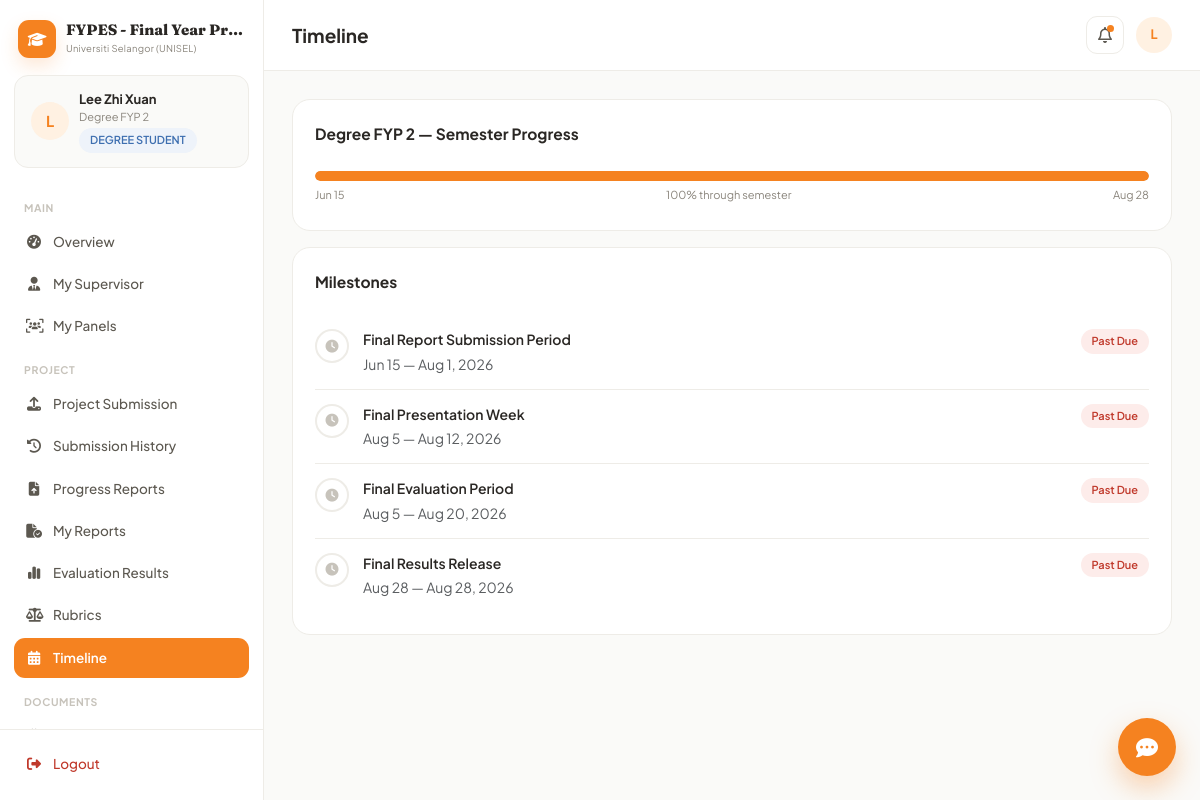
Screenshot of /dashboard/student/index.php?view=timeline (signed in) with the database file from the repository.
### tables this page shows
CREATE TABLE `students` (
  `id` int(11) NOT NULL AUTO_INCREMENT,
  `user_id` int(11) NOT NULL,
  `matric_number` varchar(30) NOT NULL,
  `level` enum('diploma','degree') NOT NULL,
  `programme` varchar(150) DEFAULT NULL,
  `faculty` varchar(150) DEFAULT NULL,
  `programme_type` enum('diploma_fyp1','diploma_fyp2','degree_fyp1','degree_fyp2') NOT NULL,
  `project_title` varchar(255) DEFAULT NULL,
  `supervisor_id` int(11) DEFAULT NULL,
  `assessor_id` int(11) DEFAULT NULL,
  `presentation_date` datetime DEFAULT NULL,
  `age` int(11) DEFAULT NULL,
  `gender` enum('male','female','other') DEFAULT NULL,
  PRIMARY KEY (`id`),
  UNIQUE KEY `matric_number` (`matric_number`),
  KEY `user_id` (`user_id`),
  KEY `supervisor_id` (`supervisor_id`),
  KEY `fk_students_assessor` (`assessor_id`),
  CONSTRAINT `fk_students_assessor` FOREIGN KEY (`assessor_id`) REFERENCES `lecturers` (`id`) ON DELETE SET NULL,
  CONSTRAINT `students_ibfk_1` FOREIGN KEY (`user_id`) REFERENCES `users` (`id`) ON DELETE CASCADE
);

CREATE TABLE `timelines` (
  `id` int(11) NOT NULL AUTO_INCREMENT,
  `programme_type` enum('diploma_fyp1','diploma_fyp2','degree_fyp1','degree_fyp2') NOT NULL,
  `event_name` varchar(150) NOT NULL,
  `event_type` enum('submission','evaluation','result_release','presentation') NOT NULL,
  `start_date` date NOT NULL,
  `end_date` date NOT NULL,
  `created_by` int(11) DEFAULT NULL,
  `created_at` datetime NOT NULL DEFAULT current_timestamp(),
  PRIMARY KEY (`id`)
);

### includes/functions.php (called while the page is built, shortened)
<?php
function safeRun(PDO $pdo, string $sql, array $params = []) {
    try {
        $stmt = $pdo->prepare($sql);
        $stmt->execute($params);
        return $stmt;
    } catch (PDOException $e) {
        error_log('FYPES SQL error: ' . $e->getMessage() . ' | SQL: ' . $sql);
        throw $e;
    }
}
function e(?string $str): string {
    return htmlspecialchars($str ?? '', ENT_QUOTES, 'UTF-8');
}
function programmeTypeLabel(string $pt): string {
    return [
        'diploma_fyp1' => 'Diploma FYP 1',
        'diploma_fyp2' => 'Diploma FYP 2',
        'degree_fyp1' => 'Degree FYP 1',
        'degree_fyp2' => 'Degree FYP 2',
    ][$pt] ?? $pt;
}
function getSetting(PDO $pdo, string $key, ?string $default = null): ?string {
    static $cache = [];
    $stmt = safeRun($pdo, 'SELECT setting_value FROM system_settings WHERE setting_key=?', [$key]);
    $row = $stmt ? $stmt->fetch() : null;
    return $cache[$key] = ($row['setting_value'] ?? $default);
}
function studentAccessBlocked(PDO $pdo, ?string $onDate = null): bool {
    $start = trim((string)getSetting($pdo, 'student_access_block_start', ''));
    $end = trim((string)getSetting($pdo, 'student_access_block_end', ''));
    if ($start === '' || $end === '') return false;
    $date = $onDate ?: date('Y-m-d');
    return $date >= $start && $date <= $end;
}
function studentSemesterId(PDO $pdo, int $studentId): ?int {
    $stmt = safeRun($pdo, 'SELECT semester_id FROM students WHERE id=?', [$studentId]);
    $row = $stmt ? $stmt->fetch() : null;
    if ($row && $row['semester_id'] !== null) return (int)$row['semester_id'];
    $history=safeRun($pdo,"SELECT h.semester_id FROM student_stage_history h JOIN semesters se ON se.id=h.semester_id WHERE h.student_id=? ORDER BY (h.status IN ('planned','active')) DESC,se.start_date DESC,h.id DESC LIMIT 1",[$studentId])->fetch();
    return $history ? (int)$history['semester_id'] : currentSemesterId($pdo);
}

### includes/auth.php (called while the page is built, shortened)
<?php
function isLoggedIn(): bool {
    return isset($_SESSION['user_id']);
}
function currentUser(): ?array {
    return [
        'id' => $_SESSION['user_id'],
        'role' => $_SESSION['role'],
        'name' => $_SESSION['name'],
        'email' => $_SESSION['email'],
        'photo' => $_SESSION['photo'] ?? null,
        'lecturer_id' => $_SESSION['lecturer_id'] ?? null,
        'student_id' => $_SESSION['student_id'] ?? null,
    ];
}
function requireRole(string $role): void {
    if ($role === 'student') {
        global $pdo;
        if (isset($pdo) && studentAccessBlocked($pdo)) {
            $_SESSION = [];
            if (ini_get('session.use_cookies')) {
                $params=session_get_cookie_params();
                setcookie(session_name(),'',time()-42000,$params['path'],$params['domain'],$params['secure'],$params['httponly']);
            }
            session_destroy();
            redirect(BASE_URL . '/auth/login.php?error=student_access_blocked');
        }
    }
}
function unreadNotificationCount(PDO $pdo): int {
    $stmt = safeRun($pdo, "SELECT COUNT(*) c FROM notifications WHERE user_id = ? AND is_read = 0", [$_SESSION['user_id']]);
    $row = $stmt ? $stmt->fetch() : ['c' => 0];
    return (int) $row['c'];
}

### dashboard/student/views/timeline.php (the view, shortened to what this page needs)
<?php
$timelines = safeRun($pdo, "SELECT * FROM timelines WHERE programme_type=? AND (semester_id IS NULL OR semester_id=?) ORDER BY start_date", [$pt,$currentSemesterId])->fetchAll();
$today = date('Y-m-d');
$overallPct = 0;
if (!empty($timelines)) {
    $firstStart = strtotime($timelines[0]['start_date']);
    $lastEnd = strtotime($timelines[count($timelines)-1]['end_date']);
    $now = time();
    $span = max(1, $lastEnd - $firstStart);
    $elapsed = min(max(0, $now - $firstStart), $span);
    $overallPct = round($elapsed / $span * 100);
}
$typeIcons = ['submission'=>'upload','evaluation'=>'clipboard-check','result_release'=>'award','presentation'=>'person-chalkboard'];
?>
<div class="card-fy mb-3">
  <div class="section-title"><?= programmeTypeLabel($pt) ?> — Semester Progress</div>
  <div class="gtimeline">
    <div class="gtimeline-track"><div class="gtimeline-fill" style="width:<?= $overallPct ?>%"></div></div>
    <?php if (!empty($timelines)): ?>
    <div class="gtimeline-dates">
      <span><?= date('M j', strtotime($timelines[0]['start_date'])) ?></span>
      <span><?= $overallPct ?>% through semester</span>
      <span><?= date('M j', strtotime($timelines[count($timelines)-1]['end_date'])) ?></span>
    </div>
    <?php endif; ?>
  </div>
</div>
<div class="card-fy">
  <div class="section-title">Milestones</div>
  <div class="gtimeline-events">
  <?php foreach ($timelines as $t):
    $past = $today > $t['end_date'];
    $active = $today >= $t['start_date'] && $today <= $t['end_date'];
    $nodeClass = $past ? 'past-due' : ($active ? 'active-now' : '');
    $icon = $past ? 'clock' : ($typeIcons[$t['event_type']] ?? 'calendar');
  ?>
    <div class="gtimeline-event">
      <div class="gtimeline-node <?= $nodeClass ?>"><i class="fa-solid fa-<?= $icon ?>"></i></div>
      <div class="flex-grow-1">
        <div class="d-flex justify-content-between">
          <span class="fw-semibold small"><?= e($t['event_name']) ?></span>
          <?php if ($active): ?><span class="badge-fy badge-warning">Active Now</span>
          <?php elseif ($past): ?><span class="badge-fy badge-danger">Past Due</span>
          <?php else: ?><span class="badge-fy badge-secondary">Upcoming</span><?php endif; ?>
        </div>
        <div class="small text-muted"><?= date('M j', strtotime($t['start_date'])) ?> — <?= date('M j, Y', strtotime($t['end_date'])) ?></div>
      </div>
    </div>
  <?php endforeach; ?>
  </div>
</div>

### includes/dash_head.php (shortened to what this page needs)
<?php
$chatbotEnabled = getSetting($pdo, 'chatbot_enabled', '1') === '1';
$systemName = getSetting($pdo, 'system_name', APP_NAME) ?: APP_NAME;
$institutionName = getSetting($pdo, 'institution_name', APP_INSTITUTION) ?: APP_INSTITUTION;
$darkMode = getSetting($pdo, 'dark_mode', '0') === '1';
$unreadCount = unreadNotificationCount($pdo);
$notifStmt = safeRun($pdo, "SELECT * FROM notifications WHERE user_id = ? ORDER BY created_at DESC LIMIT 8", [$user['id']]);
$recentNotifs = $notifStmt ? $notifStmt->fetchAll() : [];
?>
<!DOCTYPE html>
<html lang="en">
<head>
<link href="https://cdn.jsdelivr.net/npm/bootstrap@5.3.3/dist/css/bootstrap.min.css" rel="stylesheet">
<link href="https://cdnjs.cloudflare.com/ajax/libs/font-awesome/6.5.1/css/all.min.css" rel="stylesheet">
<link rel="stylesheet" href="<?= BASE_URL ?>/assets/css/style.css">
</head>
<body class="dash-body <?= $darkMode ? 'dark-mode' : '' ?>">
<div class="dash-shell">
  <aside class="dash-sidebar" id="dashSidebar">
    <div class="sidebar-brand" title="<?= e($systemName) ?> — <?= e($institutionName) ?>">
      <div class="brand-icon" style="background:var(--theme)"><i class="fa-solid fa-graduation-cap"></i></div>
      <div class="brand-copy">
        <div class="brand-name" title="<?= e($systemName) ?>"><?= e($systemName) ?></div>
        <div class="brand-sub" title="<?= e($institutionName) ?>"><?= e($institutionName) ?></div>
      </div>
    </div>
    <div class="sidebar-user">
      <div class="user-avatar" style="background:var(--theme-soft);color:var(--theme)">
        <?= strtoupper(substr($user['name'],0,1)) ?>
      </div>
      <div class="user-meta">
        <div class="user-name"><?= e($user['name']) ?></div>
        <div class="user-role"><?= e($roleLabelText) ?></div>
        <?php if (isset($levelBadge)): ?><span class="badge-fy badge-info mt-1" style="display:inline-block;"><?= e($levelBadge) ?></span><?php endif; ?>
      </div>
    </div>
    <nav class="sidebar-nav">
      <?php foreach ($navGroups as $group): ?>
        <?php if (!empty($group['label'])): ?><div class="nav-group-label"><?= e($group['label']) ?></div><?php endif; ?>
        <?php foreach ($group['items'] as $item): ?>
          <a href="?view=<?= e($item['view']) ?>" class="nav-item <?= $activeView === $item['view'] ? 'active' : '' ?>">
            <i class="fa-solid fa-<?= e($item['icon']) ?>"></i>
            <span><?= e($item['label']) ?></span>
          </a>
        <?php endforeach; ?>
      <?php endforeach; ?>
    </nav>
    <div class="sidebar-footer">
      <a href="<?= BASE_URL ?>/auth/logout.php" class="nav-item logout-item">
        <i class="fa-solid fa-right-from-bracket"></i><span>Logout</span>
      </a>
    </div>
  </aside>
  <div class="dash-main">
    <header class="dash-topbar">
      <h1 class="topbar-title"><?= e($pageTitle) ?></h1>
      <div class="topbar-actions">
        <div class="dropdown">
          <button class="icon-btn" data-bs-toggle="dropdown"><i class="fa-regular fa-bell"></i><?php if ($unreadCount>0): ?><span class="notif-dot"></span><?php endif; ?></button>
        </div>
        <div class="user-avatar-sm" style="background:var(--theme-soft);color:var(--theme)"><?= strtoupper(substr($user['name'],0,1)) ?></div>
      </div>
    </header>
    <main class="dash-content">

### rows the page displays
students: programme_type "Degree FYP 2", level "DEGREE STUDENT"
timelines: start_date "Jun 15", event_name "Final Report Submission Period", shows "Past Due", end_date "Aug 1, 2026"
timelines: end_date "Aug 28", event_name "Final Results Release", shows "Past Due", start_date "Aug 28", end_date "Aug 28, 2026"
timelines: event_name "Final Presentation Week", shows "Past Due", start_date "Aug 5", end_date "Aug 12, 2026"
timelines: event_name "Final Evaluation Period", shows "Past Due", start_date "Aug 5", end_date "Aug 20, 2026"

### other values shown
$systemName "FYPES - Final Year Pr…"
$institutionName "Universiti Selangor (UNISEL)"
substr($user['name'],0,1) "L"
$user['name'] "Lee Zhi Xuan"
$group['label'] "MAIN"
$item['label'] "Overview"
$item['label'] "My Supervisor"
$item['label'] "My Panels"
$group['label'] "PROJECT"
$item['label'] "Project Submission"
$item['label'] "Submission History"
$item['label'] "Progress Reports"
$item['label'] "My Reports"
$item['label'] "Evaluation Results"
$item['label'] "Rubrics"
